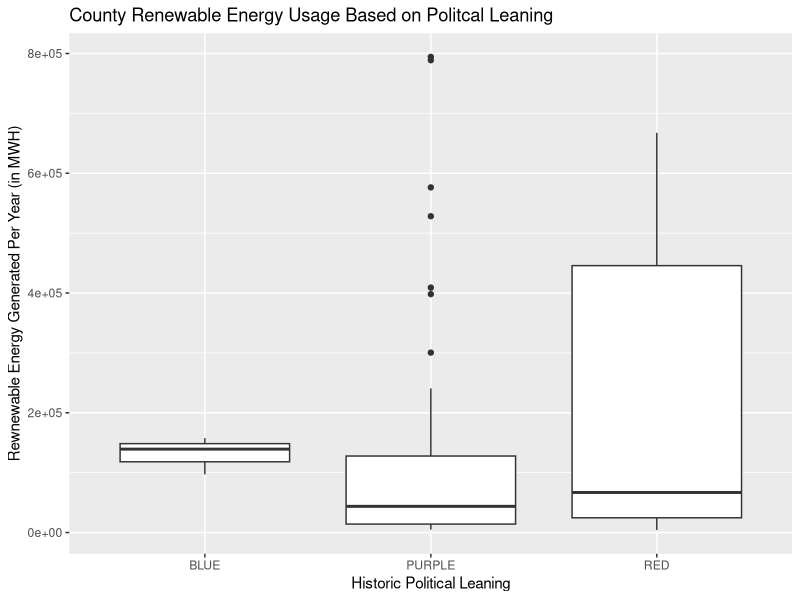

Source code (R):
## ---- chunk 1
library(tidyverse)
## ---- chunk 2
data <- read_csv("data/renewables_wi.csv", col_names = FALSE)
colnames(data) <- as.character(unlist(data[2, ]))
data <- data[-c(1, 2), ]
colnames(data) <- make.names(colnames(data), unique = TRUE)
data$Estimated.Renewable.MWH.Generated..per.Year <- 
  as.numeric(gsub(",", "", data$Estimated.Renewable.MWH.Generated..per.Year))
names(data)[names(data) == 
"Historical.Political.Leaning..Red.and.Blue...60..or.more..other...Purple....over.20.years"] <- "leaning"
head(data)
## ---- chunk 3
leaning_RMWH_graph <-
data |>
group_by(leaning, COUNTY) |> 
  ggplot(aes(x = leaning,
             y = Estimated.Renewable.MWH.Generated..per.Year)) + 
  geom_boxplot() + 
labs(
title = "County Renewable Energy Usage Based on Politcal Leaning", 
x = "Historic Political Leaning",
y = "Rewnewable Energy Generated Per Year (in MWH)")
leaning_RMWH_graph
